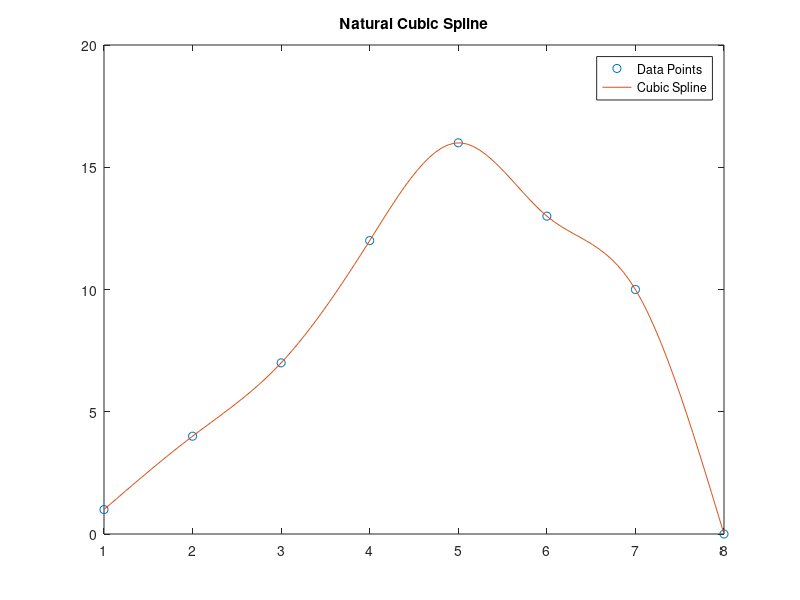

The MATLAB script that drew this image:
clear all;
clc;

% Data points
x = [1 2 3 4 5 6 7 8];
y = [1 4 7 12 16 13 10 0];
n = length(x);

% Step 1: Compute intervals h between x values
h = zeros(n-1,1);
for i = 1:n-1
    h(i) = x(i+1) - x(i);
end

% Step 2: Build the linear system A*a = b for second derivatives
A = zeros(n-2);
b = zeros(n-2,1);
for i=1:n-2
    A(i,i) = 2*(h(i)+h(i+1));
    if i > 1
        A(i,i-1) = h(i);
    end
    if i < n-2
        A(i,i+1) = h(i+1);
    end
    b(i) = 6*((y(i+2)-y(i+1))/h(i+1) - (y(i+1)-y(i))/h(i));
end

% Step 3: Solve for second derivatives at interior points
a = A\b;
a = [0; a; 0];  % Natural spline boundary conditions (second derivative = 0)

% Step 4: Define the spline function piecewise
f = @(i, z) a(i)/(6*h(i))*(x(i+1)-z)^3 ...
    + a(i+1)/(6*h(i))*(z-x(i))^3 ...
    + (y(i)/h(i) - a(i)*h(i)/6)*(x(i+1)-z) ...
    + (y(i+1)/h(i) - a(i+1)*h(i)/6)*(z-x(i));

% Step 5: Evaluate spline at many points
xx = linspace(min(x), max(x), 100);
yy = zeros(size(xx));
for k = 1:length(xx)
    for i = 1:n-1
        if xx(k) >= x(i) && xx(k) <= x(i+1)
            yy(k) = f(i,xx(k));
            break;
        end
    end
end

% Plot the spline
plot(x, y, 'o', xx, yy, '-');
title('Natural Cubic Spline');
legend('Data Points', 'Cubic Spline');
